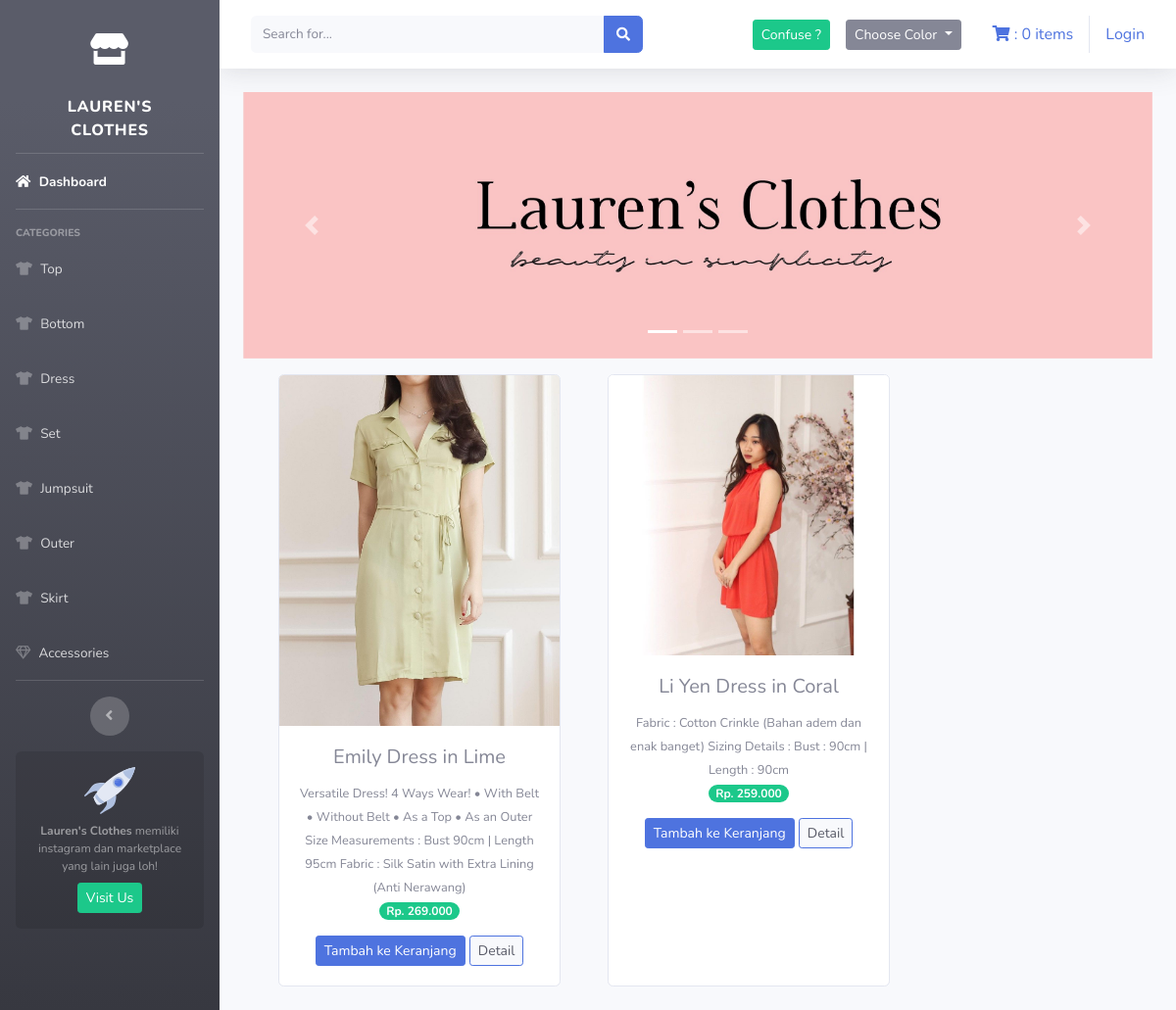
The page /index.php/kategori/dress on the database its author committed.
### tables this page shows
CREATE TABLE `tb_barang` (
  `id_brg` int(11) NOT NULL,
  `nama_brg` varchar(120) NOT NULL,
  `keterangan` varchar(512) NOT NULL,
  `kategori` varchar(60) NOT NULL,
  `harga` int(11) NOT NULL,
  `stok` int(4) NOT NULL,
  `gambar` text NOT NULL,
  `warna` varchar(120) NOT NULL,
  `r_kenyamanan` int(10) NOT NULL,
  `r_harga` int(10) NOT NULL,
  `r_formalitas` int(10) NOT NULL,
  `c_review` int(11) NOT NULL DEFAULT 1
);

### application/controllers/kategori.php (called while the page is built, shortened)
<?php
class Kategori extends CI_Controller{
    public function dress(){
        $data['dress']= $this->model_kategori->data_dress()->result();
        $this->load->view('templates/header');
        $this->load->view('templates/sidebar');
        $this->load->view('kategori/dress', $data);
        $this->load->view('templates/footer');
    }
}

### index.php (called while the page is built, shortened)
<?php
require_once BASEPATH.'core/CodeIgniter.php';

### application/models/model_kategori.php (called while the page is built, shortened)
<?php
class Model_kategori extends CI_Model{
    public function data_dress(){
        return $this->db->get_where("tb_barang", array('kategori'=>'dress'));
    }
}

### application/views/kategori/dress.php (the view, shortened to what this page needs)
<div class="container-fluid">
    <div id="carouselExampleIndicators" class="carousel slide" data-bs-ride="carousel">
        <ol class="carousel-indicators">
            <li type="button" data-bs-target="#carouselExampleIndicators" data-bs-slide-to="0" class="active"></li>
            <li type="button" data-bs-target="#carouselExampleIndicators" data-bs-slide-to="1"></li>
            <li type="button" data-bs-target="#carouselExampleIndicators" data-bs-slide-to="2"></li>
        </ol>
        <div class="carousel-inner">
            <div class="carousel-item active">
                <img src="<?php echo base_url('assets/img/slider0.jpg') ?>" class="d-block w-100" alt="...">
            </div>
        </div>
        <a class="carousel-control-prev" href="#carouselExampleIndicators" role="button" data-slide="prev">
            <span class="carousel-control-prev-icon" aria-hidden="true"></span>
        </a>
        <a class="carousel-control-next" href="#carouselExampleIndicators" role="button" data-slide="next">
            <span class="carousel-control-next-icon" aria-hidden="true"></span>
        </a>
    </div>
    <div class="row text-center mt-3">
        <?php foreach ($dress as $brg) : ?>
            <div class="card ml-5 mb-4" style="width: 18rem;">
                <img src="<?php echo base_url() . '/uploads/' . $brg->gambar ?>" class="card-img-top" alt="...">
                <div class="card-body">
                    <h5 class="card-title"><?php echo $brg->nama_brg ?></h5>
                    <small><?php echo $brg->keterangan ?></small><br>
                    <span class="badge badge-pill badge-success mb-3">Rp. <?php echo number_format($brg->harga, 0, ',', '.')  ?></span> <br>
                    <?php echo anchor(
                        'dashboard/tambah_ke_keranjang/' . $brg->id_brg,
                        '<div class="btn btn-sm btn-primary">Tambah ke Keranjang</div>'
                    ) ?>
                    <?php echo anchor(
                        'dashboard/detail/' . $brg->id_brg,
                        '<div class="btn btn-sm btn-primary bg-light text-dark">Detail</div>'
                    ) ?>
                </div>
            </div>
        <?php endforeach ?>
    </div>
</div>

### rows shown on the page
tb_barang: gambar (picture), nama_brg "Emily Dress in Lime", keterangan "Versatile Dress! 4 Ways Wear! • With Belt • Without Belt • As a Top • As an Outer Size Measurements : Bust 90cm | Length 95cm Fabric : Silk Satin with Extra Lining (Anti Nerawang)", harga "269.000", id_brg "Tambah ke Keranjang", id_brg "Detail"
tb_barang: gambar (picture), nama_brg "Li Yen Dress in Coral", keterangan "Fabric : Cotton Crinkle (Bahan adem dan enak banget) Sizing Details : Bust : 90cm | Length : 90cm", harga "259.000", id_brg "Tambah ke Keranjang", id_brg "Detail"

### other values the page prints
$this->cart->total_items() "0"
anchor('auth/login', 'Login') "Login"
